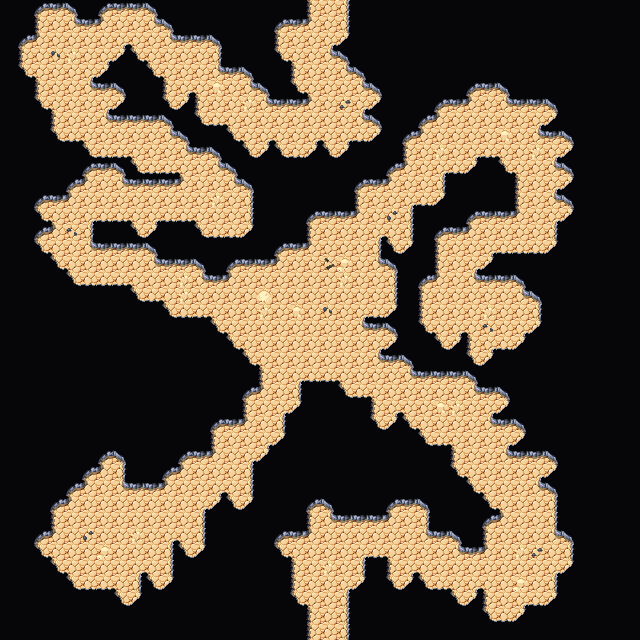

Tiled map render using the project's own tile images. Description and the map definition, with tile-layer contents summarised, below:
An orthogonal 40x40 tile map with 16x16 px tiles, 4 tile layers (Collision, Background, Walls, Clutter), 2 tilesets and 2 objects.

<map version="1.5" tiledversion="1.7.2" orientation="orthogonal" renderorder="right-down" width="40" height="40" tilewidth="16" tileheight="16" infinite="0" nextlayerid="7" nextobjectid="63">
 <editorsettings>
  <export target="wastetown..tmx" format="tmx" />
 </editorsettings>
 <tileset firstgid="1" source="../../../tileset/main.tsx" />
 <tileset firstgid="3477" source="../../../tileset/buildings.tsx" />
 <layer id="6" name="Collision" width="40" height="40">
  <data>[1600 cells, 0 non-empty, 0 distinct tile ids]</data>
 </layer>
 <layer id="1" name="Background" width="40" height="40">
  <data>[1600 cells, 1600 non-empty, 1 distinct tile ids]</data>
 </layer>
 <layer id="2" name="Walls" width="40" height="40">
  <data>[1600 cells, 1299 non-empty, 17 distinct tile ids]</data>
 </layer>
 <layer id="3" name="Clutter" width="40" height="40">
  <properties>
   <property name="spriteLayer" type="bool" value="true" />
  </properties>
  <data>[1600 cells, 31 non-empty, 9 distinct tile ids]</data>
 </layer>
 <objectgroup id="4" name="Objects">
  <object id="61" template="../../../obj/door_down.tx" x="319.333" y="19.3333">
   <properties>
    <property name="teleport" value="../common/maps/map/cave/cave_multilevel_4/cave_23H5.tmx" />
    <property name="teleportObjectId" value="62" />
   </properties>
  </object>
  <object id="62" template="../../../obj/door_up.tx" x="319.688" y="636.425">
   <properties>
    <property name="teleport" value="../common/maps/map/cave/cave_multilevel_4/cave_23.tmx" />
    <property name="teleportObjectId" value="61" />
   </properties>
  </object>
 </objectgroup>
</map>
